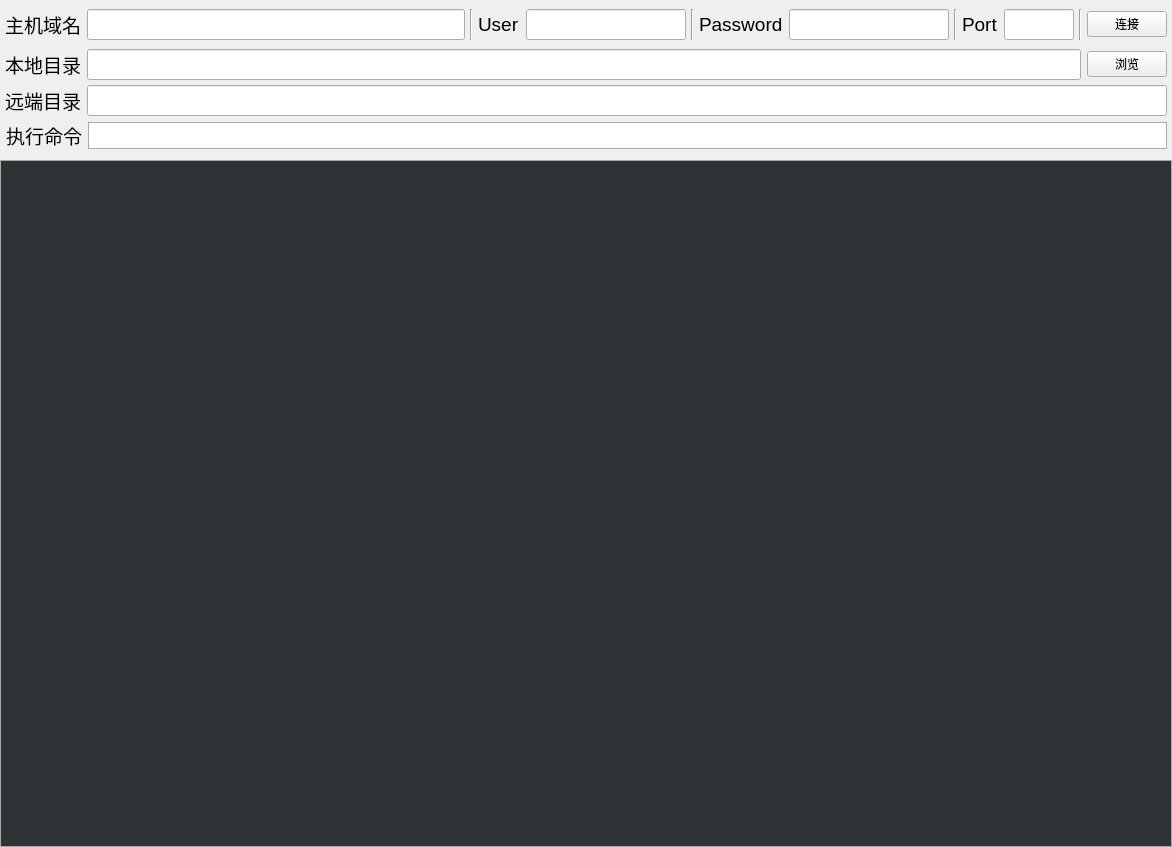
<?xml version="1.0" encoding="UTF-8"?>
<ui version="4.0">
 <class>MainWindow</class>
 <widget class="QWidget" name="MainWindow">
  <property name="geometry">
   <rect>
    <x>0</x>
    <y>0</y>
    <width>1172</width>
    <height>847</height>
   </rect>
  </property>
  <property name="windowTitle">
   <string>client-gui</string>
  </property>
  <property name="styleSheet">
   <string notr="true">QLabel,QLineEdit{
	    font-family: 'Liberation Mono';
	    font-size: 14pt;
}</string>
  </property>
  <layout class="QVBoxLayout" name="verticalLayout" stretch="0,0,0,0,0">
   <property name="spacing">
    <number>0</number>
   </property>
   <property name="leftMargin">
    <number>0</number>
   </property>
   <property name="topMargin">
    <number>0</number>
   </property>
   <property name="rightMargin">
    <number>0</number>
   </property>
   <property name="bottomMargin">
    <number>0</number>
   </property>
   <item>
    <widget class="QWidget" name="widget" native="true">
     <layout class="QHBoxLayout" name="horizontalLayout" stretch="1,0,0,0,0,0,0,0,0">
      <property name="spacing">
       <number>5</number>
      </property>
      <property name="leftMargin">
       <number>0</number>
      </property>
      <property name="rightMargin">
       <number>5</number>
      </property>
      <item>
       <widget class="QWidget" name="domainWidget" native="true">
        <layout class="QHBoxLayout" name="horizontalLayout_7" stretch="0,1">
         <property name="spacing">
          <number>6</number>
         </property>
         <property name="leftMargin">
          <number>5</number>
         </property>
         <property name="topMargin">
          <number>0</number>
         </property>
         <property name="rightMargin">
          <number>0</number>
         </property>
         <property name="bottomMargin">
          <number>0</number>
         </property>
         <item>
          <widget class="QLabel" name="ipLabel">
           <property name="sizePolicy">
            <sizepolicy hsizetype="Fixed" vsizetype="Preferred">
             <horstretch>0</horstretch>
             <verstretch>0</verstretch>
            </sizepolicy>
           </property>
           <property name="styleSheet">
            <string notr="true"/>
           </property>
           <property name="text">
            <string>主机域名</string>
           </property>
          </widget>
         </item>
         <item>
          <widget class="QLineEdit" name="ipLineEdit">
           <property name="sizePolicy">
            <sizepolicy hsizetype="Expanding" vsizetype="Fixed">
             <horstretch>0</horstretch>
             <verstretch>0</verstretch>
            </sizepolicy>
           </property>
           <property name="minimumSize">
            <size>
             <width>350</width>
             <height>0</height>
            </size>
           </property>
           <property name="maximumSize">
            <size>
             <width>16777215</width>
             <height>16777215</height>
            </size>
           </property>
          </widget>
         </item>
        </layout>
       </widget>
      </item>
      <item>
       <widget class="Line" name="line">
        <property name="orientation">
         <enum>Qt::Vertical</enum>
        </property>
       </widget>
      </item>
      <item>
       <layout class="QHBoxLayout" name="horizontalLayout_8">
        <property name="spacing">
         <number>6</number>
        </property>
        <property name="leftMargin">
         <number>0</number>
        </property>
        <item>
         <widget class="QLabel" name="userLabel">
          <property name="sizePolicy">
           <sizepolicy hsizetype="Fixed" vsizetype="Preferred">
            <horstretch>0</horstretch>
            <verstretch>0</verstretch>
           </sizepolicy>
          </property>
          <property name="text">
           <string>User</string>
          </property>
         </widget>
        </item>
        <item>
         <widget class="QLineEdit" name="userLineEdit">
          <property name="minimumSize">
           <size>
            <width>160</width>
            <height>0</height>
           </size>
          </property>
          <property name="maximumSize">
           <size>
            <width>160</width>
            <height>16777215</height>
           </size>
          </property>
         </widget>
        </item>
       </layout>
      </item>
      <item>
       <widget class="Line" name="line_2">
        <property name="orientation">
         <enum>Qt::Vertical</enum>
        </property>
       </widget>
      </item>
      <item>
       <layout class="QHBoxLayout" name="horizontalLayout_9">
        <property name="spacing">
         <number>6</number>
        </property>
        <property name="leftMargin">
         <number>0</number>
        </property>
        <item>
         <widget class="QLabel" name="passwordLabel">
          <property name="sizePolicy">
           <sizepolicy hsizetype="Fixed" vsizetype="Preferred">
            <horstretch>0</horstretch>
            <verstretch>0</verstretch>
           </sizepolicy>
          </property>
          <property name="text">
           <string>Password</string>
          </property>
         </widget>
        </item>
        <item>
         <widget class="QLineEdit" name="passwordLineEdit">
          <property name="minimumSize">
           <size>
            <width>160</width>
            <height>0</height>
           </size>
          </property>
          <property name="maximumSize">
           <size>
            <width>160</width>
            <height>16777215</height>
           </size>
          </property>
         </widget>
        </item>
       </layout>
      </item>
      <item>
       <widget class="Line" name="line_3">
        <property name="orientation">
         <enum>Qt::Vertical</enum>
        </property>
       </widget>
      </item>
      <item>
       <layout class="QHBoxLayout" name="horizontalLayout_10">
        <property name="spacing">
         <number>6</number>
        </property>
        <property name="leftMargin">
         <number>0</number>
        </property>
        <item>
         <widget class="QLabel" name="portLabel">
          <property name="sizePolicy">
           <sizepolicy hsizetype="Fixed" vsizetype="Preferred">
            <horstretch>0</horstretch>
            <verstretch>0</verstretch>
           </sizepolicy>
          </property>
          <property name="text">
           <string>Port</string>
          </property>
         </widget>
        </item>
        <item>
         <widget class="QLineEdit" name="portLineEdit">
          <property name="minimumSize">
           <size>
            <width>70</width>
            <height>0</height>
           </size>
          </property>
          <property name="maximumSize">
           <size>
            <width>70</width>
            <height>16777215</height>
           </size>
          </property>
         </widget>
        </item>
       </layout>
      </item>
      <item>
       <widget class="Line" name="line_4">
        <property name="orientation">
         <enum>Qt::Vertical</enum>
        </property>
       </widget>
      </item>
      <item>
       <widget class="QPushButton" name="connectBtn">
        <property name="text">
         <string>连接</string>
        </property>
       </widget>
      </item>
     </layout>
    </widget>
   </item>
   <item>
    <layout class="QHBoxLayout" name="horizontalLayout_5">
     <property name="spacing">
      <number>6</number>
     </property>
     <property name="leftMargin">
      <number>5</number>
     </property>
     <property name="topMargin">
      <number>0</number>
     </property>
     <property name="rightMargin">
      <number>5</number>
     </property>
     <property name="bottomMargin">
      <number>5</number>
     </property>
     <item>
      <widget class="QLabel" name="label">
       <property name="styleSheet">
        <string notr="true"/>
       </property>
       <property name="text">
        <string>本地目录</string>
       </property>
      </widget>
     </item>
     <item>
      <widget class="QLineEdit" name="localDirLineEdit"/>
     </item>
     <item>
      <widget class="QPushButton" name="localDirBrowseBtn">
       <property name="styleSheet">
        <string notr="true"/>
       </property>
       <property name="text">
        <string>浏览</string>
       </property>
      </widget>
     </item>
    </layout>
   </item>
   <item>
    <layout class="QHBoxLayout" name="horizontalLayout_6" stretch="0,0">
     <property name="spacing">
      <number>6</number>
     </property>
     <property name="leftMargin">
      <number>5</number>
     </property>
     <property name="topMargin">
      <number>0</number>
     </property>
     <property name="rightMargin">
      <number>5</number>
     </property>
     <property name="bottomMargin">
      <number>5</number>
     </property>
     <item>
      <widget class="QLabel" name="label_3">
       <property name="text">
        <string>远端目录</string>
       </property>
      </widget>
     </item>
     <item>
      <widget class="QLineEdit" name="lineEdit_2"/>
     </item>
    </layout>
   </item>
   <item>
    <layout class="QHBoxLayout" name="horizontalLayout_2">
     <property name="spacing">
      <number>6</number>
     </property>
     <property name="leftMargin">
      <number>6</number>
     </property>
     <property name="topMargin">
      <number>0</number>
     </property>
     <property name="rightMargin">
      <number>5</number>
     </property>
     <property name="bottomMargin">
      <number>10</number>
     </property>
     <item>
      <widget class="QLabel" name="label_2">
       <property name="text">
        <string>执行命令</string>
       </property>
      </widget>
     </item>
     <item>
      <widget class="QLineEdit" name="cmdLineEdit">
       <property name="styleSheet">
        <string notr="true">border: 1px solid #aaaaaa;

</string>
       </property>
      </widget>
     </item>
    </layout>
   </item>
   <item>
    <widget class="ShellTextEdit" name="cmdTextEdit">
     <property name="styleSheet">
      <string notr="true">    QTextEdit {
	    font-family: 'Liberation Mono';
	    font-size: 12pt;
	    background-color: #2E3436;
	    color: white;
	    border: 1px solid #aaaaaa;
	    padding: 5px;
	}

	QScrollBar:vertical {
	    background: #2E3436;
	    width: 15px;
	    margin: 22px 0 22px 0;
		border-radius: 7px;
	}

	QScrollBar::handle:vertical {
	    background: #555753;
	    min-height: 20px;
		border-radius: 7px;
	}
	
	QScrollBar::add-line:vertical {
	    background: none;
	}
	
	QScrollBar::sub-line:vertical {
	    background: none;
	}</string>
     </property>
    </widget>
   </item>
  </layout>
 </widget>
 <customwidgets>
  <customwidget>
   <class>ShellTextEdit</class>
   <extends>QTextEdit</extends>
   <header location="global">ShellTextEdit.hpp</header>
  </customwidget>
 </customwidgets>
 <resources/>
 <connections/>
</ui>
